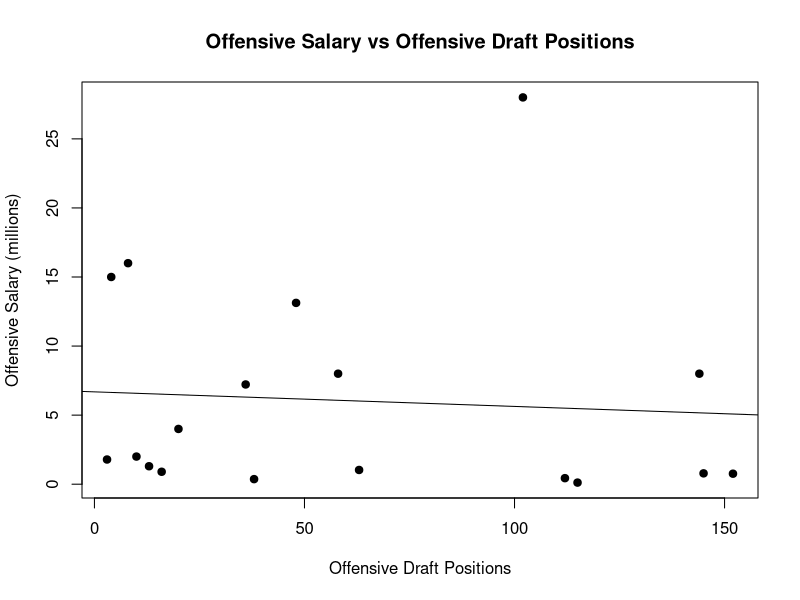
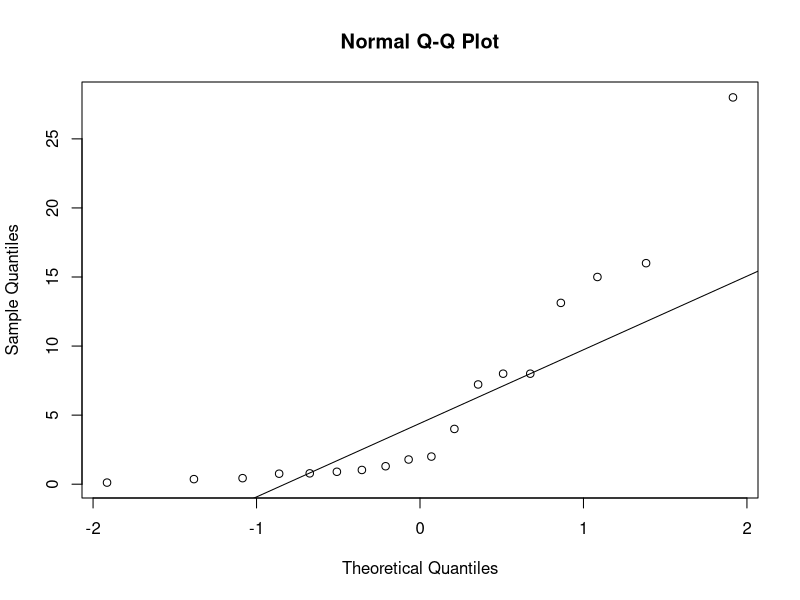
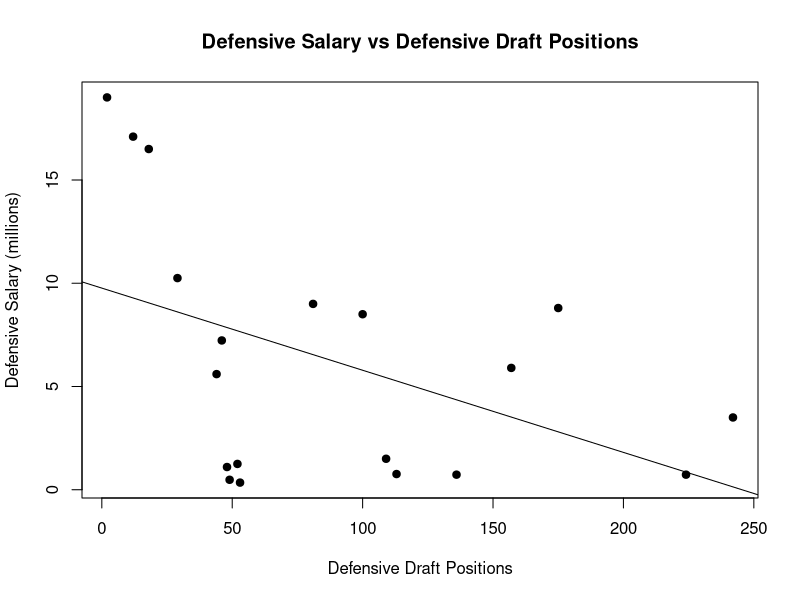
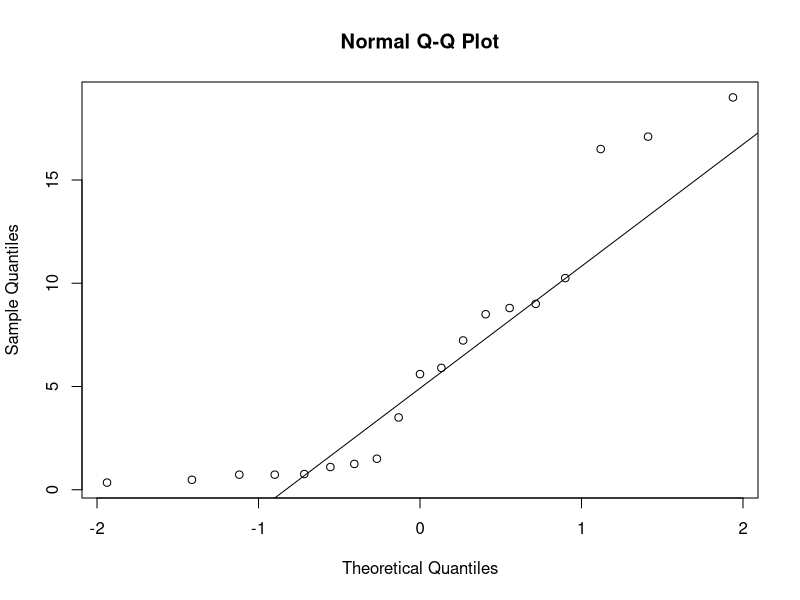

R code for these plots, in order:
## ---- chunk 1
knitr::opts_chunk$set(echo = TRUE)
## ---- chunk 2
#setwd("~/Spring/Stat/Final")
setwd("~/Desktop/BokeyZhangFinalR")
QB_Data <- read.csv("QB_Data.csv")
RB_Data <- read.csv("RB_Data.csv")
WR_Data <- read.csv("WR_Data.csv")
DL_Data <- read.csv("DL_Data.csv")
LB_Data <- read.csv("LB_Data.csv")
DB_Data <- read.csv("DB_Data.csv")
Offense <- read.csv("Offense.csv")
Defense <- read.csv("Defense.csv")
## ---- chunk 3
Mode <- function(x) {
  ux <- unique(x)
  ux[which.max(tabulate(match(x, ux)))]
}

FindOutliers <- function(x) {
  lowerq = quantile(x)[2]
  upperq = quantile(x)[4]
  iqr = upperq - lowerq
  extreme.threshold.upper = (iqr * 3) + upperq
  extreme.threshold.lower = lowerq - (iqr * 3)
  result <- which(x > extreme.threshold.upper | x < extreme.threshold.lower)
}
## ---- chunk 4
OffenseDraftOrders <- Offense$Draft.Order
OffenseSalary <- Offense$Avg.Salary..million.
## ---- chunk 5
AvgOffenseSalary <- mean(OffenseSalary)
MedianOffenseSalary <- median(OffenseSalary)
ModeOffenseSalary <- Mode(OffenseSalary)
AvgOffenseSalary
MedianOffenseSalary
ModeOffenseSalary
## ---- chunk 6
RangeOffenseSalary <- range(OffenseSalary)
VarianceOffenseSalary <- var(OffenseSalary)
StdOffenseSalary <- sqrt(VarianceOffenseSalary)
RangeOffenseSalary
VarianceOffenseSalary
StdOffenseSalary
## ---- chunk 7
cor.test(OffenseDraftOrders, OffenseSalary)
## ---- chunk 8
lm(OffenseSalary ~ OffenseDraftOrders)
## ---- chunk 9
plot(OffenseDraftOrders, OffenseSalary, main="Offensive Salary vs Offensive Draft Positions",
   xlab="Offensive Draft Positions", ylab="Offensive Salary (millions)", pch=19)
abline(lm(OffenseSalary ~ OffenseDraftOrders))
## ---- chunk 10
qqnorm(OffenseSalary)
qqline(OffenseSalary)
## ---- chunk 11
OffenseOutliers <- FindOutliers(OffenseSalary)
OffenseOutliers
## ---- chunk 12
DefensiveDraftOrders <- Defense$Draft.Order
DefenseSalary <- Defense$Avg.Salary
## ---- chunk 13
AvgDefenseSalary <- mean(DefenseSalary)
MedianDefenseSalary <- median(DefenseSalary)
ModeDefenseSalary <- Mode(DefenseSalary)
AvgDefenseSalary
MedianDefenseSalary
ModeDefenseSalary
## ---- chunk 14
RangeDefenseSalary <- range(DefenseSalary)
VarianceDefenseSalary <- var(DefenseSalary)
StdDefenseSalary <- sqrt(VarianceDefenseSalary)
RangeDefenseSalary
VarianceDefenseSalary
StdDefenseSalary
## ---- chunk 15
cor.test(DefensiveDraftOrders, DefenseSalary)
## ---- chunk 16
lm(DefenseSalary ~ DefensiveDraftOrders)
## ---- chunk 17
plot(DefensiveDraftOrders, DefenseSalary, main="Defensive Salary vs Defensive Draft Positions",
   xlab="Defensive Draft Positions", ylab="Defensive Salary (millions)", pch=19)
abline(lm(DefenseSalary ~ DefensiveDraftOrders))
## ---- chunk 18
qqnorm(DefenseSalary)
qqline(DefenseSalary)
## ---- chunk 19
DefensiveOutliers <- FindOutliers(DefenseSalary)
DefensiveOutliers
## ---- chunk 20
MeanDBInts <- mean(DB_Data$Ints)
MeanDBInts
## ---- chunk 21
MeanDLTackles <- mean(DL_Data$Tackles)
MeanDLSacks <- mean(DL_Data$Sacks)
MeanDLTackles
MeanDLSacks
## ---- chunk 22
MeanLBTackles <- mean(LB_Data$Tackles)
MeanLBSacks <- mean(LB_Data$Sacks)
MeanLBTackles
MeanLBSacks
